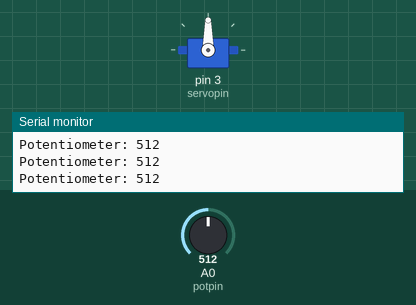
The sketch below on a simulated Arduino Uno, built with avr-gcc and run on an emulated ATmega328P. Shown: servo, the last lines printed to the serial monitor. The inputs (shaded band) are chosen by the test bench; at power-on: A0 (potpin) = 512.

Above: at 1.2 s.
1.3 s: A0 (potpin) set to 532
At 2.0 s:
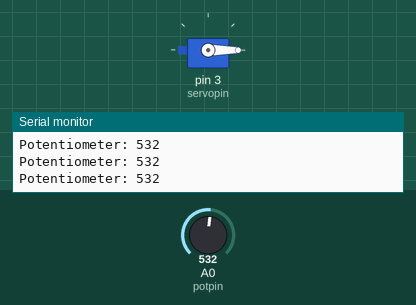
2.8 s: A0 (potpin) set to 50
At 3.4 s:
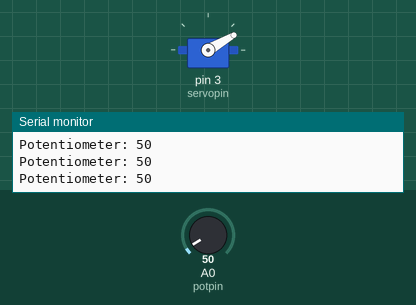
4.3 s: A0 (potpin) set to 0
At 4.8 s:
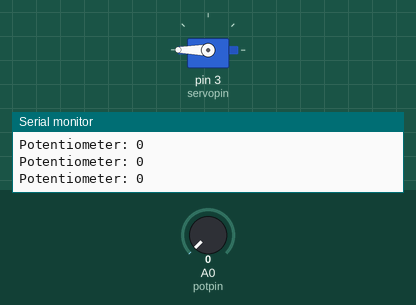
5.8 s: A0 (potpin) set to 70
At 6.1 s:
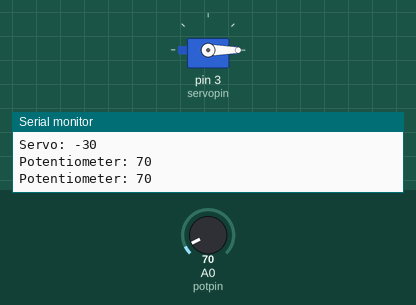
Timing chart, 0 to 8.3 s (numbered marks = the images above; inputs shaded):
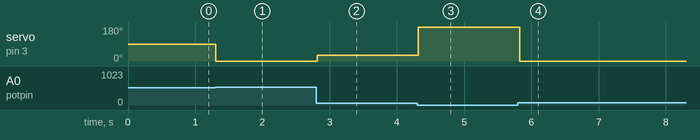

Measured:
- the behaviour switches between 514 and 515 on A0 (potpin) (found by bisection; images 0 and 1)
- after the input at 1.3 s, servo on pin 3 (servopin): 90° → 0° at once
- after the input at 2.8 s, servo on pin 3 (servopin): 0° → 30° at once
- after the input at 4.3 s, servo on pin 3 (servopin): 30° → 180° at once
- after the input at 5.8 s, servo on pin 3 (servopin): 180° → 0° at once

The sketch:

SmoothPotServo.ino
```cpp
/*
    Controlling a servo position using a potentiometer (variable resistor)
    by Michal Rinott <http://people.interaction-ivrea.it/m.rinott>

    modified on 8 Nov 2013
    by Scott Fitzgerald
    http://www.arduino.cc/en/Tutorial/Knob
*/

#include <Servo.h>

Servo myservo;

//Pins for our objects
const int potpin = A0;
const int servopin = 3;

//Minimum and maximum values for our objects
const int potmax = 60;
const int potmin = 0;
const int servomin = 180;
const int servomax = 0;
const int tolerance = 3;

int val = -1;    // variable to read the value from the analog pin

void setup() {
    myservo.attach(servopin);  // attaches the servo on pin 9 to the servo object
    Serial.begin(9600);
    val = analogRead(potpin);
}

//Read, print, smooth, map, act
void loop() {
    // reads the value of the potentiometer (value between 0 and 1023)
    int temp = analogRead(potpin);
    Serial.print("Potentiometer: ");
    Serial.println(temp);

    if(abs(temp-val) >= tolerance){
        val = temp;
        int s = map(temp, potmin, potmax, servomin, servomax);
        Serial.print("Servo: ");
        Serial.println(s);
        myservo.write(s);                  // sets the servo position according to the scaled value
                                   // waits for the servo to get there
    }
    delay(100);
}
```
